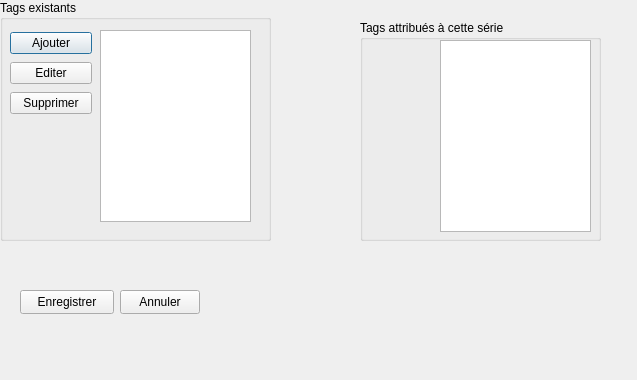
<?xml version="1.0" encoding="UTF-8"?>
<ui version="4.0">
 <class>Dialog</class>
 <widget class="QDialog" name="Dialog">
  <property name="windowModality">
   <enum>Qt::WindowModal</enum>
  </property>
  <property name="geometry">
   <rect>
    <x>0</x>
    <y>0</y>
    <width>637</width>
    <height>380</height>
   </rect>
  </property>
  <property name="windowTitle">
   <string>Dialog</string>
  </property>
  <property name="windowIcon">
   <iconset>
    <normaloff>icons/icon-modal.png</normaloff>icons/icon-modal.png</iconset>
  </property>
  <widget class="QGroupBox" name="groupBox">
   <property name="geometry">
    <rect>
     <x>0</x>
     <y>0</y>
     <width>271</width>
     <height>241</height>
    </rect>
   </property>
   <property name="title">
    <string>Tags existants</string>
   </property>
   <widget class="QTableWidget" name="tableWidget">
    <property name="geometry">
     <rect>
      <x>100</x>
      <y>30</y>
      <width>151</width>
      <height>192</height>
     </rect>
    </property>
   </widget>
   <widget class="QWidget" name="">
    <property name="geometry">
     <rect>
      <x>10</x>
      <y>30</y>
      <width>82</width>
      <height>86</height>
     </rect>
    </property>
    <layout class="QVBoxLayout" name="verticalLayout">
     <item>
      <widget class="QPushButton" name="pushButton">
       <property name="text">
        <string>Ajouter</string>
       </property>
      </widget>
     </item>
     <item>
      <widget class="QPushButton" name="pushButton_3">
       <property name="text">
        <string>Editer</string>
       </property>
      </widget>
     </item>
     <item>
      <widget class="QPushButton" name="pushButton_2">
       <property name="text">
        <string>Supprimer</string>
       </property>
      </widget>
     </item>
    </layout>
   </widget>
  </widget>
  <widget class="QGroupBox" name="groupBox_2">
   <property name="geometry">
    <rect>
     <x>360</x>
     <y>20</y>
     <width>241</width>
     <height>221</height>
    </rect>
   </property>
   <property name="title">
    <string>Tags attribués à cette série</string>
   </property>
   <widget class="QTableWidget" name="tableWidget_2">
    <property name="geometry">
     <rect>
      <x>80</x>
      <y>20</y>
      <width>151</width>
      <height>192</height>
     </rect>
    </property>
   </widget>
  </widget>
  <widget class="QPushButton" name="cancelButton">
   <property name="geometry">
    <rect>
     <x>120</x>
     <y>290</y>
     <width>80</width>
     <height>24</height>
    </rect>
   </property>
   <property name="text">
    <string>Annuler</string>
   </property>
   <property name="icon">
    <iconset>
     <normaloff>:/images/icons/edit-delete-5.ico</normaloff>:/images/icons/edit-delete-5.ico</iconset>
   </property>
  </widget>
  <widget class="QPushButton" name="saveButton">
   <property name="geometry">
    <rect>
     <x>20</x>
     <y>290</y>
     <width>94</width>
     <height>24</height>
    </rect>
   </property>
   <property name="text">
    <string>Enregistrer</string>
   </property>
   <property name="icon">
    <iconset>
     <normaloff>:/images/icons/document-export.ico</normaloff>:/images/icons/document-export.ico</iconset>
   </property>
  </widget>
 </widget>
 <tabstops>
  <tabstop>saveButton</tabstop>
  <tabstop>cancelButton</tabstop>
 </tabstops>
 <resources/>
 <connections/>
</ui>
